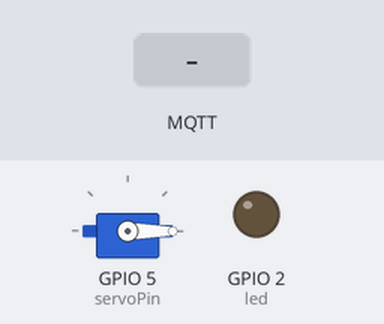
Recording of a program running on a simulated ESP32. Shown: servo, output pins drawn as LEDs (lit = HIGH). The inputs (shaded band) are chosen by the test bench. WiFi joins after 1.5 s; servers stay silent unless stated; no MQTT or app messages arrive unless stated; what the program prints to the serial monitor is not drawn.

Above: at 2.7 s.
2.8 s: MQTT message "1" arrives on the second subscribed topic
At 3.1 s:
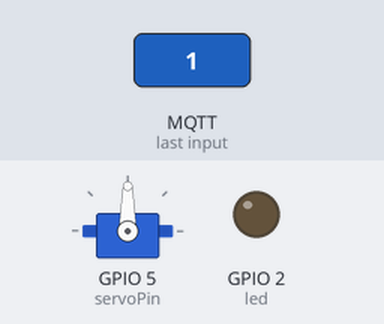
4.3 s: MQTT message "1" arrives on the first subscribed topic
At 5.5 s:
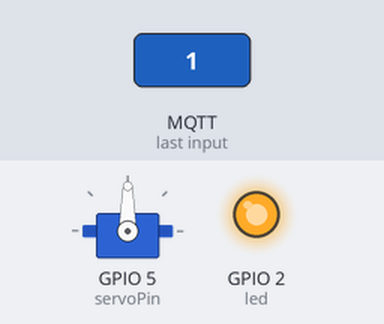
12.0 s: MQTT message "0" arrives on the second subscribed topic
At 12.5 s:
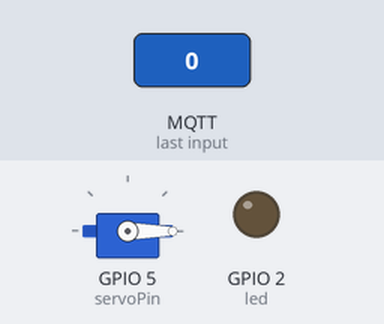
Timing chart, 0 to 14.5 s (numbered marks = the images above; inputs shaded):
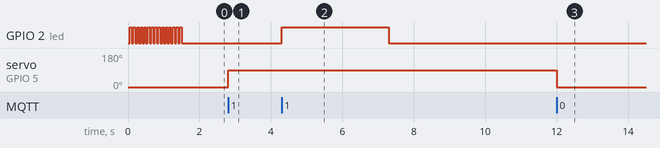

The program:

main.cpp
```cpp
#include <Arduino.h>
#include "Keypad.h"
#include <Servo.h>

Servo servo;
const int led = LED_BUILTIN;
const byte ROWS = 4; //four rows
const byte COLS = 4; //four columns
char keys[ROWS][COLS] = {
  {'1','2','3'},
  {'4','5','6'},
  {'7','8','9'},
  {'*','0','#'}
};

#include "blink_led.hpp"
#include "wifi.hpp"
#include "mqtt.hpp"

#define servoPin 5

byte rowPins[ROWS] = {13, 12, 14, 27};
byte colPins[COLS] = {26, 25, 33};
Keypad keypad = Keypad(makeKeymap(keys), rowPins, colPins, ROWS, COLS);
String code = "";

void getCode(){
  char key = keypad.getKey();

  if (key){
    code = code + key;
    if(code.length() == 6){
      Serial.println("6");
      publishMessage("keypads/mainDoor", code.c_str());
      code = "";
    }

  }
}

void setup() {
  Serial.begin(115200);
  //attachInterrupt(digitalPinToInterrupt(motionSensor), detectsMovement, RISING);
  pinMode(led, OUTPUT);
  servo.attach(servoPin);
  servo.write(0);
  digitalWrite(led, LOW);
  ConnectWiFi_STA();
  InitMqtt();
}

void loop() {
  handleBlinkLed();
  handleMqtt();
  getCode();
}
```

blink_led.hpp
```cpp
volatile unsigned long lastBlinkTrigger = 0;
volatile bool startBlinking = false;
volatile int blinkCounter = 4;
volatile int ledState = HIGH;

void startBlink(int blinks) {
  startBlinking = true;
  lastBlinkTrigger = millis();
  blinkCounter = blinks * 2;
  digitalWrite(led, HIGH);
}

void handleBlinkLed() {
  unsigned long now = millis();
  if(startBlinking && (now - lastBlinkTrigger > (3000))) {
    digitalWrite(led, LOW);
    startBlinking = false;
  }
}
```

mqtt.hpp
```cpp
#include <PubSubClient.h>

//const char* MQTT_BROKER_ADRESS = "*********";
const char* MQTT_BROKER_ADRESS = "192.168.1.5";
const uint16_t MQTT_PORT = 1883;
const char* MQTT_CLIENT_NAME = "ESP32LivingRoom";
const char* MQTT_TOPIC_PIR = "pir/balcony";
const char* MQTT_TOPIC_SERVO = "servo/mainDoor";

WiFiClient espClient;
PubSubClient mqttClient(espClient);

void publishMessage(const char* topic, const char* message) {
  if(mqttClient.publish(topic, message)) {
    Serial.println("Message published successfully to topic '" + String(topic) + "' with message '" + String(message) + "'");
  } else {
    Serial.println("Error in message publishing to topic '" + String(topic) + "'");
  }
}

void connect() {
  while (!mqttClient.connected()) {
    Serial.println("Connecting to MQTT broker...");
    if (mqttClient.connect(MQTT_CLIENT_NAME)) {
      Serial.println("Connected to MQTT broker");
      mqttClient.subscribe(MQTT_TOPIC_PIR);
      mqttClient.subscribe(MQTT_TOPIC_SERVO);
    } else {
      Serial.println("Failed with state " + String(mqttClient.state()) + ", trying again in 2 seconds");
      delay(2000);
    }
  }
}

void OnMqttReceived(char* topic, byte* payload, unsigned int length) {

  String content = "";

  for (size_t i = 0; i < length; i++) {
    content.concat((char)payload[i]);
  }

  Serial.println(topic);
  Serial.println("Mensaje de topico");
  String topicString = topic;
  if(topicString.equals("servo/mainDoor")){
    if(content.equals("1")){
      servo.write(90);
    }else if(content.equals("0")){
      servo.write(0);
    }
  } else if(topicString.equals("pir/balcony") && content.equals("1")){
    startBlink(1);
  }
}

void InitMqtt() {
   mqttClient.setServer(MQTT_BROKER_ADRESS, MQTT_PORT);
   mqttClient.setCallback(OnMqttReceived);
   connect();
}

void handleMqtt(){
  if (!mqttClient.connected()) {
    connect();
  }
  mqttClient.loop();
}
```

wifi.hpp
```cpp
#include <WiFi.h>

// const char *ssid = "*********";
// const char *password = "*********";
const char *ssid = "TIGO-F173";
const char *password = "pass.23Word";
const char *hostname = "danis";

void ConnectWiFi_STA() {
   Serial.println("");
   WiFi.mode(WIFI_STA);
   WiFi.begin(ssid, password);
   while (WiFi.status() != WL_CONNECTED) {
     digitalWrite(led, LOW);
     delay(50);
     digitalWrite(led, HIGH);
     delay(50);
     digitalWrite(led, LOW);
     Serial.print('.');
   }

   Serial.println("");
   Serial.print("Starting STA:\t");
   Serial.println(ssid);
   Serial.print("IP address:\t");
   Serial.println(WiFi.localIP());
}
```

Measured:
- after the input at 2.8 s, servo on GPIO 5 (servoPin): 0° → 90° at once
- after the input at 4.3 s, GPIO 2 (led): LOW → HIGH at once, → LOW 3.0 s later
- after the input at 12.0 s, servo on GPIO 5 (servoPin): 90° → 0° at once
